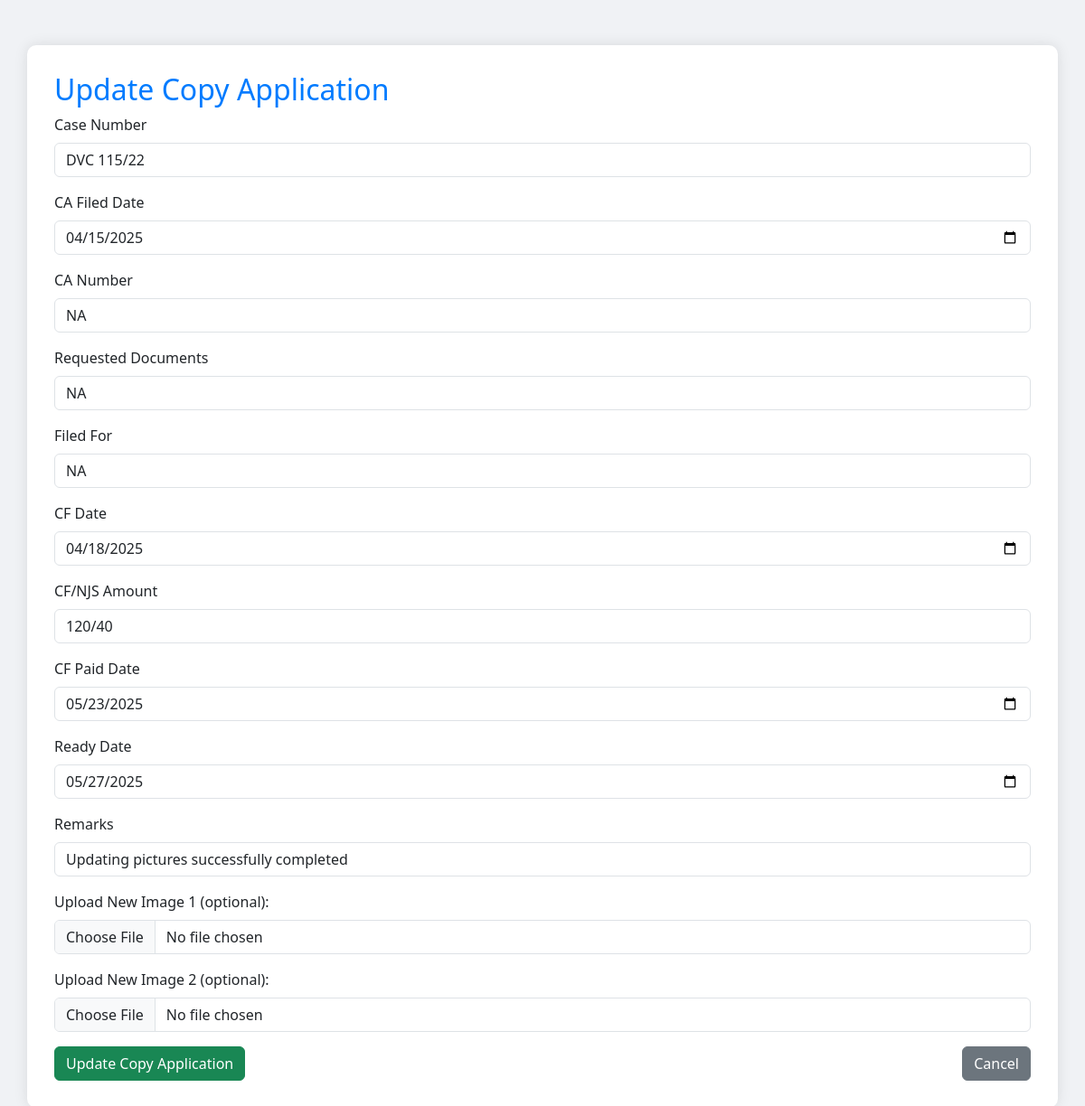
Screenshot of /update/2 (signed in) with the database file from the repository.
### App.py (models this page shows)
class Task(db.Model):
    id = db.Column(db.Integer, primary_key=True)
    case_number = db.Column(db.String(100), nullable=False)
    ca_filed_date = db.Column(db.Date, nullable=False)
    ca_number = db.Column(db.String(100), nullable=False)
    required_details = db.Column(db.Text, nullable=False)
    filed_for = db.Column(db.String(100), nullable=False)
    cf_date = db.Column(db.Date, nullable=False)
    cf_amount = db.Column(db.Float, nullable=False)
    cf_paid_date = db.Column(db.Date, nullable=True)
    ca_ready_date = db.Column(db.Date, nullable=True)
    remarks = db.Column(db.Text, nullable=True)

### App.py (the view, shortened to what this page needs)
@app.route('/update/<int:id>', methods=['GET', 'POST'])
@login_required
def update(id):
    task = Task.query.get_or_404(id)
    return render_template('form.html', task=task)

### App.py (called while the page is built)
def login_required(f):
    from functools import wraps
    @wraps(f)
    def decorated_function(*args, **kwargs):
        if 'user_id' not in session:
            return redirect(url_for('login'))
        return f(*args, **kwargs)
    return decorated_function

### templates/form.html (shortened to what this page needs)
<!DOCTYPE html>
<html lang="en">
<head>
    <link href="https://cdn.jsdelivr.net/npm/bootstrap@5.3.0/dist/css/bootstrap.min.css" rel="stylesheet">
</head>
<body>
<div class="container form-container">
    <h2>{{ 'Update' if task else 'Add' }} Copy Application</h2>
    <form method="POST" enctype="multipart/form-data">
        <div class="mb-3">
            <label class="form-label">Case Number</label>
            <input type="text" required name="case_number" class="form-control" value="{{ task.case_number if task else '' }}">
        </div>
        <div class="mb-3">
            <label class="form-label">CA Filed Date</label>
            <input type="date" required name="ca_filed_date" class="form-control" value="{{ task.ca_filed_date if task else '' }}">
        </div>
        <div class="mb-3">
            <label class="form-label">CA Number</label>
            <input type="text" required name="ca_number" class="form-control" value="{{ task.ca_number if task else '' }}">
        </div>
        <div class="mb-3">
            <label class="form-label">Requested Documents</label>
            <input type="text" required name="required_details" class="form-control" value="{{ task.required_details if task else '' }}">
        </div>
        <div class="mb-3">
            <label class="form-label">Filed For</label>
            <input type="text" required name="filed_for" class="form-control" value="{{ task.filed_for if task else '' }}">
        </div>
        <div class="mb-3">
            <label class="form-label">CF Date</label>
            <input type="date" required name="cf_date" class="form-control" value="{{ task.cf_date if task else '' }}">
        </div>
        <div class="mb-3">
            <label class="form-label">CF/NJS Amount</label>
            <input type="text" required name="cf_amount" class="form-control" value="{{ task.cf_amount if task else '' }}">
        </div>
        <div class="mb-3">
            <label class="form-label">CF Paid Date</label>
            <input type="date" required name="cf_paid_date" class="form-control" value="{{ task.cf_paid_date if task else '' }}">
        </div>
        <div class="mb-3">
            <label class="form-label">Ready Date</label>
            <input type="date" required name="ca_ready_date" class="form-control" value="{{ task.ca_ready_date if task else '' }}">
        </div>
        <div class="mb-3">
            <label class="form-label">Remarks</label>
            <input type="text" required  name="remarks" class="form-control" value="{{ task.remarks if task else '' }}">
        </div>
        <div class="mb-3">
            <label class="form-label">Upload New Image 1 (optional):</label>
            <input type="file" name="image1" class="form-control">
        </div>
        <div class="mb-3">
            <label class="form-label">Upload New Image 2 (optional):</label>
            <input type="file" name="image2" class="form-control">
        </div>
        <div class="d-flex justify-content-between">
            <button type="submit" class="btn btn-success">{% if task %}Update{% else %}Add{% endif %} Copy Application</button>
            <a href="/" class="btn btn-secondary">Cancel</a>
        </div>
    </form>
</div>
</body>
</html>

### templates/form.html (style rules this page uses)
body { background-color: #f0f2f5; }
.form-container { margin-top: 50px; background-color: white; padding: 30px; border-radius: 10px; box-shadow: 0 0 15px rgba(0, 0, 0, 0.1); }
h2 { color: #007bff; }

### rows the page displays
Task: case_number "DVC 115/22", ca_filed_date "04/15/2025", ca_number "NA", required_details "NA", filed_for "NA", cf_date "04/18/2025", cf_amount "120/40", cf_paid_date "05/23/2025", ca_ready_date "05/27/2025", remarks "Updating pictures successfully completed"

### other values shown
{{ 'Update' if task else 'Add' }} "Update"
